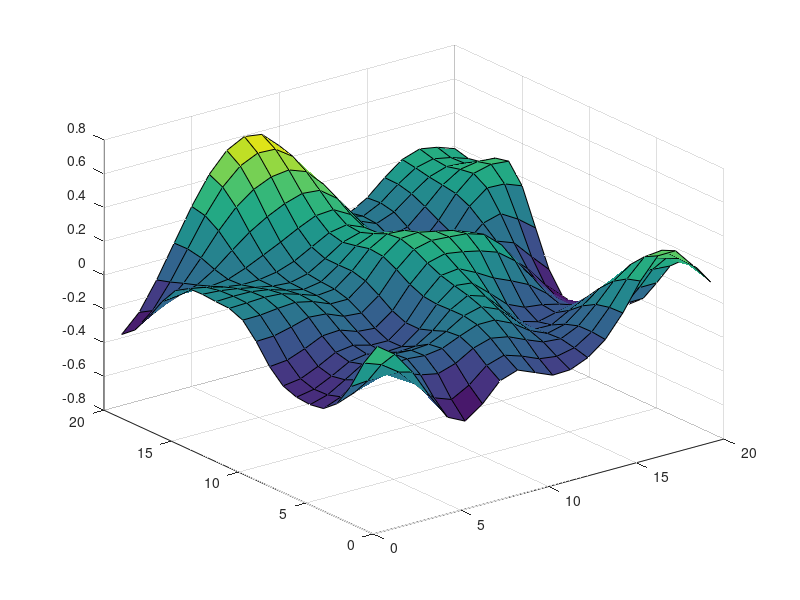

Here is the MATLAB script that generated this plot: (Note: this script raises an error after producing the figure.)
close all
clear all
M = csvread('M.csv');
explo = csvread('log_exploration.csv');
combi = csvread('log_combinaison.csv');
surf(M);
hold on
plot3(explo(:,2)+1,explo(:,1)+1,ones(38)*0.5, 'r')
plot3(combi(:,2)+1,combi(:,1)+1,ones(38)*0.5, 'g')